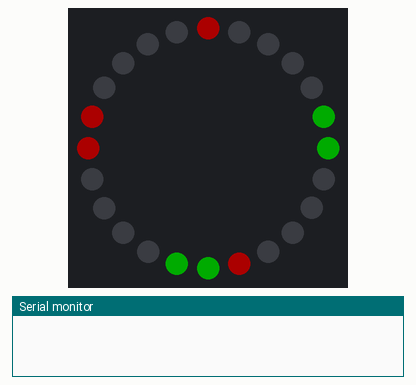
Bench run of a sketch on a simulated Arduino Uno, built with avr-gcc and run on an emulated ATmega328P. Parts: 24 RGB LEDs in a ring, first at the top, clockwise, the last lines printed to the serial monitor. Dim RGB values are drawn brighter than linear.

Above: at 0.13 s.
At 7.45 s:
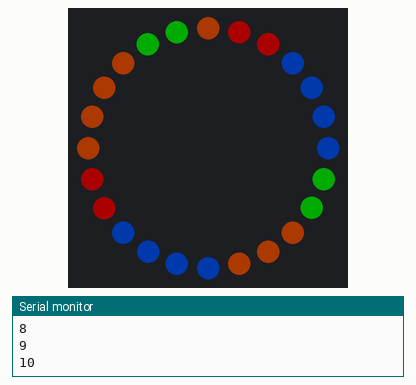
At 13.69 s:
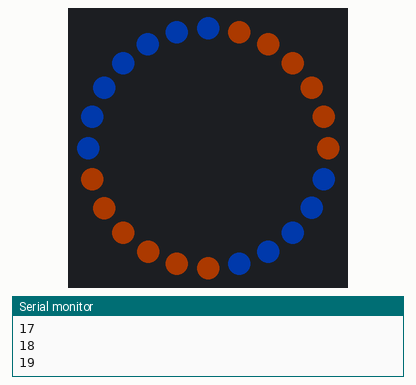
At 19.93 s:
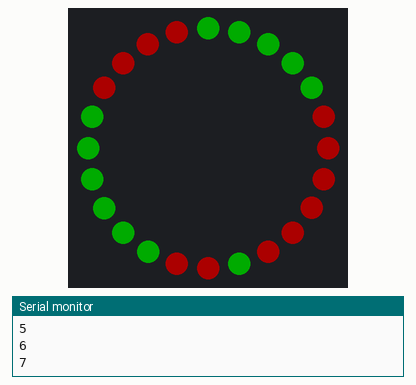
At 29.89 s:
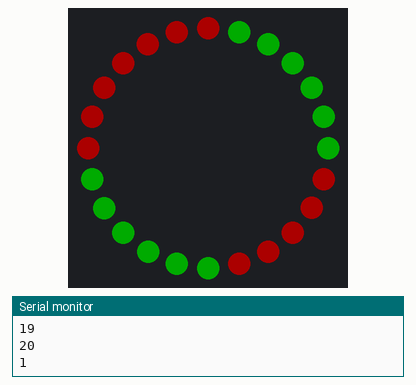
At 39.85 s:
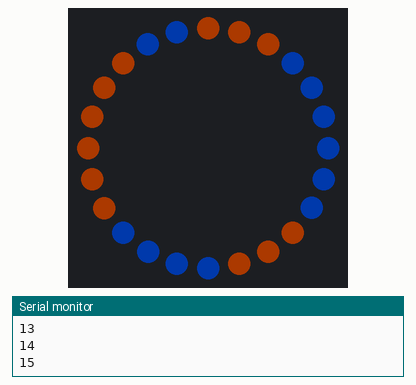

The sketch:

two_rings.ino
```cpp
#include <TimerOne.h>

#include <Adafruit_NeoPixel.h>

#define PIXEL_PIN 9 // Digital IO pin connected to the NeoPixels.
#define PIXEL_PER_RING 12
#define PIXEL_COUNT 24
Adafruit_NeoPixel strip = Adafruit_NeoPixel(PIXEL_COUNT, PIXEL_PIN, NEO_GRB + NEO_KHZ800);

uint8_t rot_gruen[] = {B00110000,B00110000,B00110000,B00110000,B00110000,B00110000,
B00001100,B00001100,B00001100,B00001100,B00001100,B00001100};
uint8_t blue[] = {B00110100,B00110100,B00110100,B00110100,B00110100,B00110100,
B00000111,B00000111,B00000111,B00000111,B00000111,B00000111};

int volatile p = 0;
int volatile array_switch = 0;
int volatile brightness = 16;
uint8_t volatile *cp = rot_gruen;

void setup() {
  Serial.begin(9600);
  // put your setup code here, to run once:
  strip.begin();
  strip.show(); // Initialize all pixels to 'off'
  Timer1.initialize(60000);
  Timer1.attachInterrupt(gears);
}

void loop() {
  // put your main code here, to run repeatedly:
}

void gears() {
  uint8_t a = *(cp+p);
  for (uint8_t b = 1; b <= PIXEL_PER_RING; b++) {
    uint8_t c = *(cp + ((p+b)%(PIXEL_PER_RING)));
    if (c != a) {
      strip.setPixelColor((b)%(PIXEL_PER_RING), ((c & B00110000) >> 4) * brightness, ((c & B00001100) >> 2) * brightness, ((c & B00000011)) * brightness);
      strip.setPixelColor(PIXEL_COUNT - 1 - ((b + PIXEL_PER_RING / 2 + 11)%(PIXEL_PER_RING)), ((c & B00110000) >> 4) * brightness, ((c & B00001100) >> 2) * brightness, ((c & B00000011)) * brightness);
    }
    a = c;
  }
  p = p + 1;
  if (p >= PIXEL_PER_RING) {
    p = 0;
    array_switch = array_switch + 1;
    Serial.println(array_switch);
  }
  if (array_switch == 10) {
    cp = blue;
  }
  if (array_switch >= 20) {
    cp = rot_gruen;
    array_switch = 0;
  }
  strip.show();
}
```
